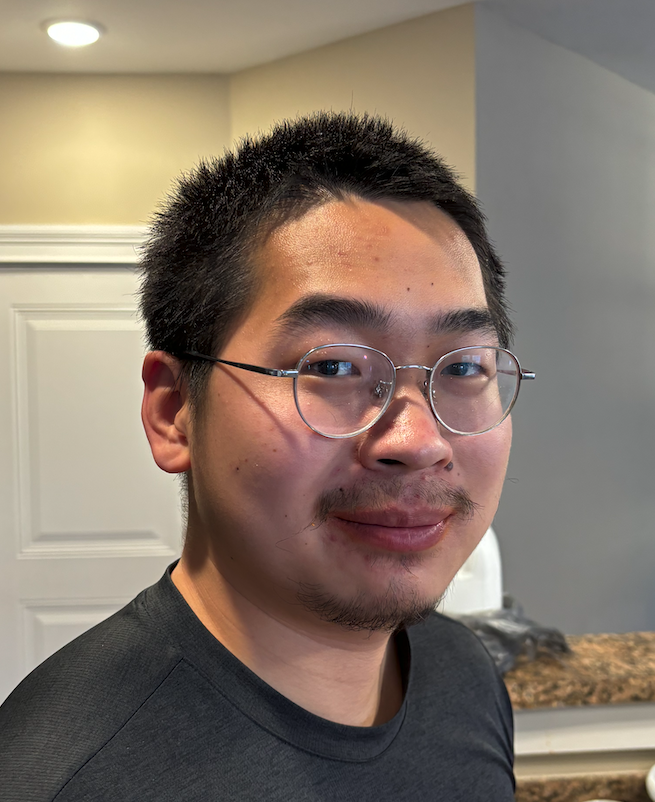
#> input picture W13 Image Recognition/7.jpg, 655 x 802 px
$ jupyter execute 8-TrainedIdentifier.ipynb
#> lines starting #> are read from the running program, lines starting #| are printed output that depends on the picture; long printed decimals are rounded
[cell 1]
import numpy as np
import os
import cv2 as cv
from matplotlib import pyplot as plt
import pickle

[cell 2]
# Enter the paths for your image and cascade files here
imagePath = '7.jpg'
labelsPath = 'labels.pickle'

# Create the haar cascade (XML file that contains the data to detect faces)
faceCascade = cv.CascadeClassifier(cv.data.haarcascades + 'haarcascade_frontalface_default.xml') #Face Classifier

# Create the recognizer
recognizer = cv.face.LBPHFaceRecognizer_create()
# Import the training data for the recognizer
recognizer.read("trainer.yml")

# Import the labels created by the facesTrain program
labels = {}
with open("labels.pickle", 'rb') as pickleFile:
#> (reads W13 Image Recognition/labels.pickle from the repository)
    original_labels = pickle.load(pickleFile)
    #invert the order:
    labels = {v:k for k, v in original_labels.items()}

# Read the image
image = cv.imread(imagePath)
#> image is the input picture: shape (802, 655, 3); mean B, G, R 104.7, 117.6, 133
image_RGB= cv.cvtColor(image, cv.COLOR_BGR2RGB)
plt.title("Original Image")
plt.imshow(image_RGB) # open the image as RGB
plt.xticks([]),plt.yticks([])
plt.show()

#Transform the image to Grayscale
gray = cv.cvtColor(image, cv.COLOR_BGR2GRAY)
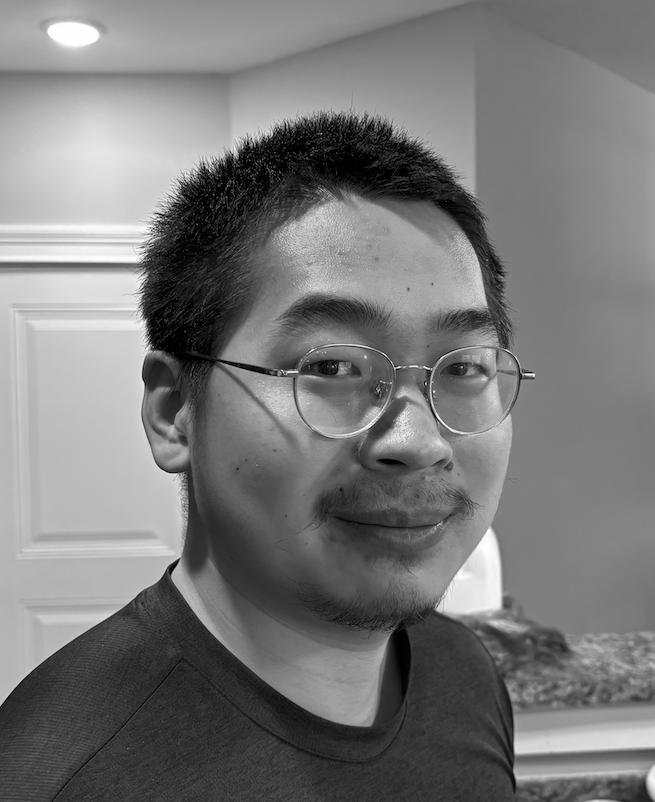
#> gray: shape (802, 655); min 0, max 255, mean 120.7
plt.title("Gray Image")
plt.imshow(gray, cmap='gray') # open the image as RGB
plt.xticks([]),plt.yticks([])
plt.show()

# Detect faces in the image
faces = faceCascade.detectMultiScale(
    gray,
    scaleFactor=1.21, #1.25
    minNeighbors=4, #5
    minSize=(20, 20), #30, 30
    flags = cv.CASCADE_SCALE_IMAGE
)
#> faces = [[187, 209, 413, 413]]
print(faces)
#| [[187 209 413 413]]

#print "Found {0} faces!".format(len(faces))
print('Faces found: ', len(faces))
#| Faces found:  1

# Draw a rectangle around the faces
for (x, y, w, h) in faces:
    cv.rectangle(image_RGB, (x, y), (x+w, y+h), (0, 255, 0), 5)
    roi_gray = gray[y:y+h, x:x+w]
    id_now, confidence = recognizer.predict(roi_gray)
    print("detected = ", labels[id_now])
    print("confidence = ", confidence)
#> this loop made 1 pass
#> (x, y, w, h, id_now, confidence) on pass 1: (187, 209, 413, 413, 0, 91.47)
#| detected =  4
#| confidence =  91.468
#> pass 1, `roi_gray = gray[y:y+h, x:x+w]`:
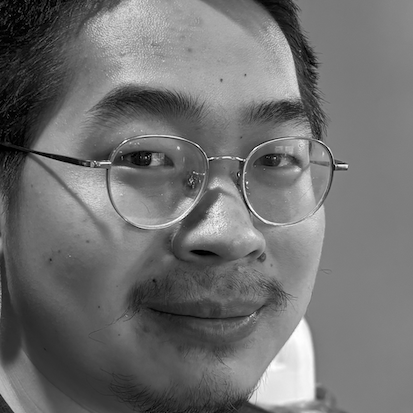
#> roi_gray: shape (413, 413); min 0, max 255, mean 112
#> after the loop:
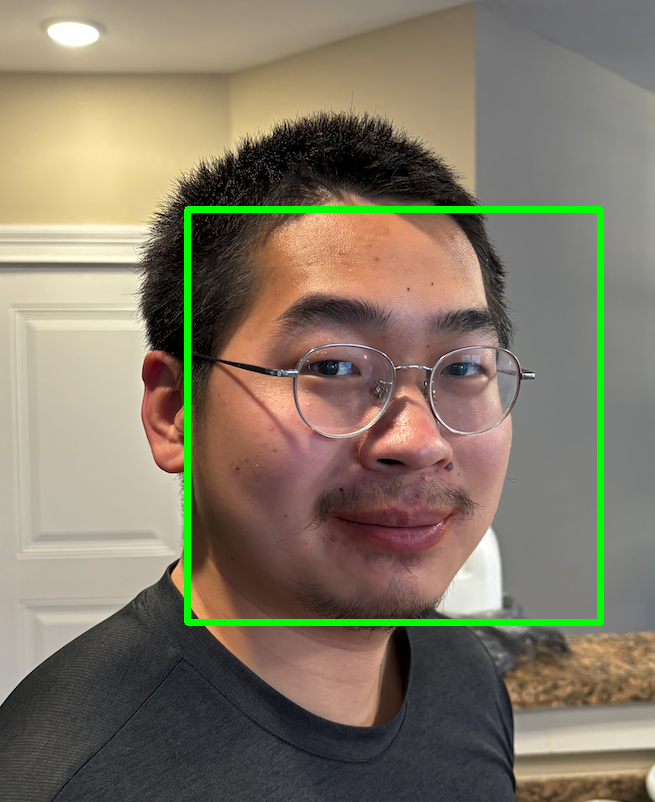
#> image_RGB: shape (802, 655, 3); mean R, G, B 130.7, 121.2, 102.9

plt.title("Faces Found")
plt.imshow(image_RGB) # open the image as RGB
plt.xticks([]),plt.yticks([])
plt.show()
